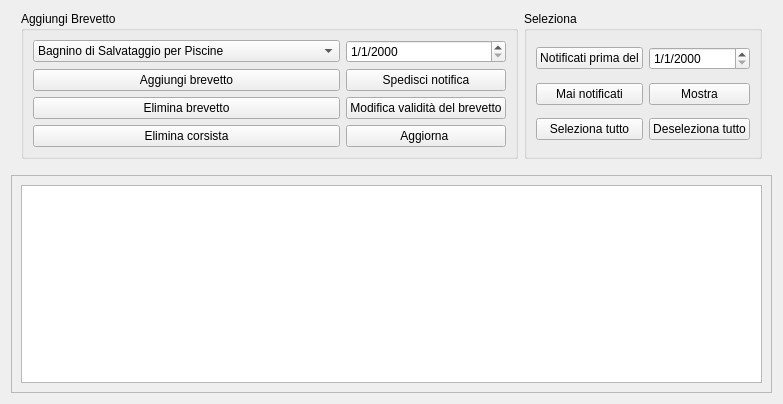
            <widget class="QWidget" name="search_person">
             <attribute name="title">
              <string>Ricerca corsista</string>
             </attribute>
             <layout class="QVBoxLayout" name="verticalLayout">
              <item>
               <layout class="QHBoxLayout" name="horizontalLayout">
                <property name="leftMargin">
                 <number>10</number>
                </property>
                <property name="rightMargin">
                 <number>10</number>
                </property>
                <property name="bottomMargin">
                 <number>10</number>
                </property>
                <item>
                 <widget class="QGroupBox" name="groupBox_4">
                  <property name="sizePolicy">
                   <sizepolicy hsizetype="Expanding" vsizetype="Minimum">
                    <horstretch>0</horstretch>
                    <verstretch>0</verstretch>
                   </sizepolicy>
                  </property>
                  <property name="title">
                   <string>Aggiungi Brevetto</string>
                  </property>
                  <layout class="QGridLayout" name="gridLayout_3">
                   <item row="3" column="0">
                    <widget class="QPushButton" name="Elimina_corsista_button">
                     <property name="sizePolicy">
                      <sizepolicy hsizetype="Expanding" vsizetype="Fixed">
                       <horstretch>0</horstretch>
                       <verstretch>0</verstretch>
                      </sizepolicy>
                     </property>
                     <property name="text">
                      <string>Elimina corsista</string>
                     </property>
                    </widget>
                   </item>
                   <item row="1" column="0">
                    <widget class="QPushButton" name="add_license_button">
                     <property name="sizePolicy">
                      <sizepolicy hsizetype="Expanding" vsizetype="Fixed">
                       <horstretch>0</horstretch>
                       <verstretch>0</verstretch>
                      </sizepolicy>
                     </property>
                     <property name="text">
                      <string>Aggiungi brevetto</string>
                     </property>
                    </widget>
                   </item>
                   <item row="2" column="0">
                    <widget class="QPushButton" name="Elimina_brevetto_button">
                     <property name="sizePolicy">
                      <sizepolicy hsizetype="Expanding" vsizetype="Fixed">
                       <horstretch>0</horstretch>
                       <verstretch>0</verstretch>
                      </sizepolicy>
                     </property>
                     <property name="text">
                      <string>Elimina brevetto</string>
                     </property>
                    </widget>
                   </item>
                   <item row="0" column="0">
                    <widget class="QComboBox" name="Brevetto_search_box_2">
                     <property name="sizePolicy">
                      <sizepolicy hsizetype="Expanding" vsizetype="Fixed">
                       <horstretch>0</horstretch>
                       <verstretch>0</verstretch>
                      </sizepolicy>
                     </property>
                     <item>
                      <property name="text">
                       <string>Bagnino di Salvataggio per Piscine</string>
                      </property>
                     </item>
                     <item>
                      <property name="text">
                       <string>Bagnino di Salvataggio per Piscine e Acque Libere</string>
                      </property>
                     </item>
                     <item>
                      <property name="text">
                       <string>Istruttore di Nuoto</string>
                      </property>
                     </item>
                     <item>
                      <property name="text">
                       <string>Istruttore di Nuoto per Disabili</string>
                      </property>
                     </item>
                     <item>
                      <property name="text">
                       <string>Istruttore di Acquafitness e Hydrobike</string>
                      </property>
                     </item>
                     <item>
                      <property name="text">
                       <string>BLSD</string>
                      </property>
                     </item>
                     <item>
                      <property name="text">
                       <string>Istruttore di Arti Marinaresche</string>
                      </property>
                     </item>
                     <item>
                      <property name="text">
                       <string>Docente per Istruttori di Nuoto</string>
                      </property>
                     </item>
                    </widget>
                   </item>
                   <item row="0" column="1">
                    <widget class="QDateEdit" name="dateEdit">
                     <property name="sizePolicy">
                      <sizepolicy hsizetype="Expanding" vsizetype="Fixed">
                       <horstretch>0</horstretch>
                       <verstretch>0</verstretch>
                      </sizepolicy>
                     </property>
                     <property name="displayFormat">
                      <string>d/M/yyyy</string>
                     </property>
                    </widget>
                   </item>
                   <item row="1" column="1">
                    <widget class="QPushButton" name="Spedisci_avviso_button">
                     <property name="sizePolicy">
                      <sizepolicy hsizetype="Expanding" vsizetype="Fixed">
                       <horstretch>0</horstretch>
                       <verstretch>0</verstretch>
                      </sizepolicy>
                     </property>
                     <property name="text">
                      <string>Spedisci notifica</string>
                     </property>
                    </widget>
                   </item>
                   <item row="2" column="1">
                    <widget class="QPushButton" name="change_is_valid_button">
                     <property name="sizePolicy">
                      <sizepolicy hsizetype="Expanding" vsizetype="Fixed">
                       <horstretch>0</horstretch>
                       <verstretch>0</verstretch>
                      </sizepolicy>
                     </property>
                     <property name="text">
                      <string>Modifica validità del brevetto</string>
                     </property>
                    </widget>
                   </item>
                   <item row="3" column="1">
                    <widget class="QPushButton" name="refresh_button">
                     <property name="text">
                      <string>Aggiorna </string>
                     </property>
                    </widget>
                   </item>
                  </layout>
                 </widget>
                </item>
                <item>
                 <widget class="QGroupBox" name="groupBox">
                  <property name="sizePolicy">
                   <sizepolicy hsizetype="Expanding" vsizetype="Minimum">
                    <horstretch>0</horstretch>
                    <verstretch>0</verstretch>
                   </sizepolicy>
                  </property>
                  <property name="title">
                   <string>Seleziona</string>
                  </property>
                  <layout class="QGridLayout" name="gridLayout_4">
                   <item row="0" column="0">
                    <widget class="QPushButton" name="notified_before_button">
                     <property name="sizePolicy">
                      <sizepolicy hsizetype="Expanding" vsizetype="Fixed">
                       <horstretch>0</horstretch>
                       <verstretch>0</verstretch>
                      </sizepolicy>
                     </property>
                     <property name="text">
                      <string>Notificati prima del</string>
                     </property>
                    </widget>
                   </item>
                   <item row="0" column="1">
                    <widget class="QDateEdit" name="dateEdit_2">
                     <property name="sizePolicy">
                      <sizepolicy hsizetype="Expanding" vsizetype="Fixed">
                       <horstretch>0</horstretch>
                       <verstretch>0</verstretch>
                      </sizepolicy>
                     </property>
                     <property name="displayFormat">
                      <string>d/M/yyyy</string>
                     </property>
                    </widget>
                   </item>
                   <item row="1" column="0">
                    <widget class="QPushButton" name="never_notified_button">
                     <property name="sizePolicy">
                      <sizepolicy hsizetype="Expanding" vsizetype="Fixed">
                       <horstretch>0</horstretch>
                       <verstretch>0</verstretch>
                      </sizepolicy>
                     </property>
                     <property name="text">
                      <string>Mai notificati</string>
                     </property>
                    </widget>
                   </item>
                   <item row="1" column="1">
                    <widget class="QPushButton" name="show_search_dialog_button">
                     <property name="text">
                      <string>Mostra</string>
                     </property>
                    </widget>
                   </item>
                   <item row="2" column="0">
                    <widget class="QPushButton" name="select_all_button">
                     <property name="text">
                      <string>Seleziona tutto</string>
                     </property>
                    </widget>
                   </item>
                   <item row="2" column="1">
                    <widget class="QPushButton" name="deselect_all_button">
                     <property name="text">
                      <string>Deseleziona tutto</string>
                     </property>
                    </widget>
                   </item>
                  </layout>
                 </widget>
                </item>
               </layout>
              </item>
              <item>
               <widget class="QScrollArea" name="search_table_scroll">
                <property name="sizePolicy">
                 <sizepolicy hsizetype="Expanding" vsizetype="Expanding">
                  <horstretch>0</horstretch>
                  <verstretch>0</verstretch>
                 </sizepolicy>
                </property>
                <property name="minimumSize">
                 <size>
                  <width>0</width>
                  <height>218</height>
                 </size>
                </property>
                <property name="widgetResizable">
                 <bool>true</bool>
                </property>
                <widget class="QWidget" name="search_results_layout">
                 <property name="geometry">
                  <rect>
                   <x>0</x>
                   <y>0</y>
                   <width>973</width>
                   <height>454</height>
                  </rect>
                 </property>
                 <layout class="QHBoxLayout" name="horizontalLayout_2">
                  <item>
                   <widget class="QTableView" name="search_results_table">
                    <property name="sizePolicy">
                     <sizepolicy hsizetype="Expanding" vsizetype="Expanding">
                      <horstretch>0</horstretch>
                      <verstretch>0</verstretch>
                     </sizepolicy>
                    </property>
                    <property name="alternatingRowColors">
                     <bool>true</bool>
                    </property>
                   </widget>
                  </item>
                 </layout>
                </widget>
               </widget>
              </item>
             </layout>
            </widget>
